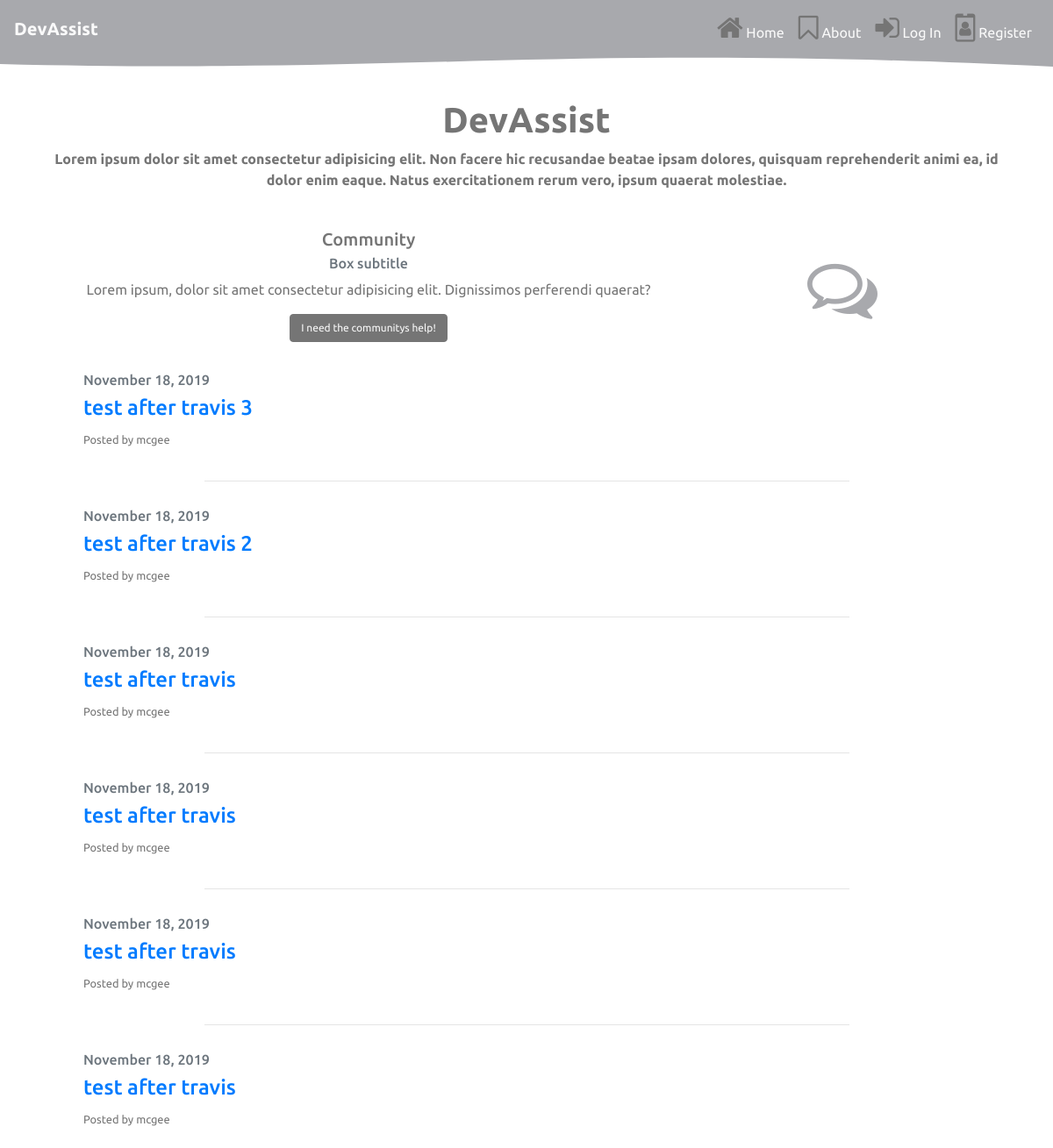
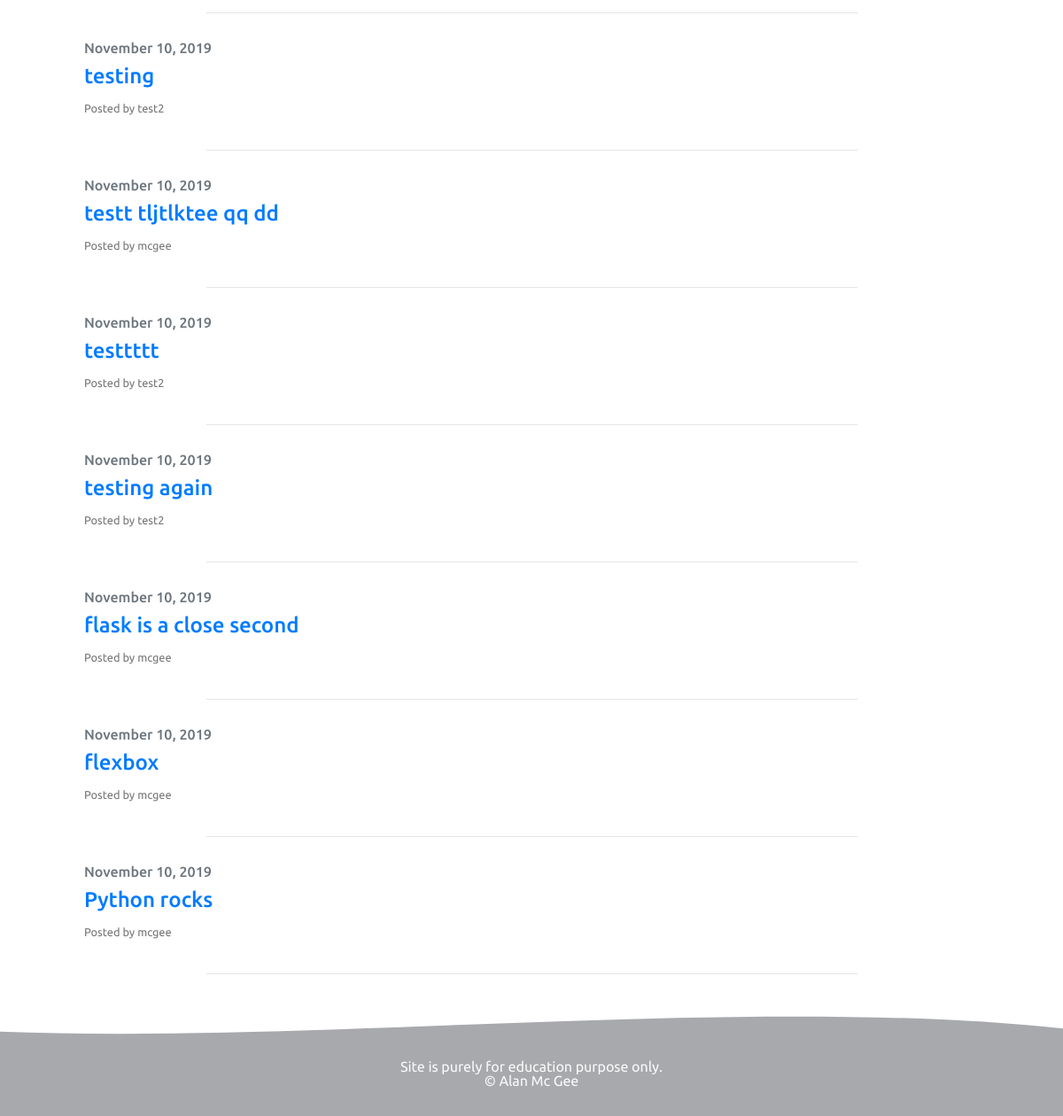
/community/, run on the app's committed database (2 pictures, top to bottom).
### forum/models.py (models this page shows, shortened)
class Post(models.Model):
    title = models.CharField(max_length=100)
    content = models.TextField()
    date_posted = models.DateTimeField(default=timezone.now)
    author = models.ForeignKey(User, on_delete=models.CASCADE, default=1) # cascade -  when user is deleted remove all posts
    class Meta:
        ordering = ("-date_posted", )

### forum/views.py (the view)
# urls.py: path('community/', include('forum.urls')),
def community(request):
    querys = Post.objects.all()
    context = {
        "posts": querys
    }
    return render(request, "forum/forum_list.html", context)

### forum/templates/forum/forum_list.html
{% extends "base.html" %}
{% block content %}
<div class="container">
  <div class="=row">
    <div class="col">
        <div class="container mt-2 mb-2">
            <div class="row">
                <div class="col-md-8 order-2 order-md-1">
                    <div class="card">
                        <div class="card-body">
                          <h5 class="card-title">Community</h5>
                          <h6 class="card-subtitle mb-2 text-muted">Box subtitle</h6>
                          <p class="card-text">Lorem ipsum, dolor sit amet consectetur adipisicing elit. Dignissimos perferendi quaerat?</p>
                          <a href="{% url 'post-create' %}" class="btn btn-info">I need the communitys help!</a>
                        </div>
                    </div>
                </div>
                <div class="col-md-4 order-1">
                    <div style="margin: auto; text-align: center; padding-top:3rem;">
                        <i class="fa fa-comments-o fa-5x" aria-hidden="true"></i>
                      </div>
                  </div>
              </div>
      {% for post in posts %}
    <div class="card " style="text-align: left;">
        <div class="card-body">
          <h6 class="card-subtitle mb-2 text-muted">{{ post.date_posted|date:"F d, Y" }}</h6>
          <h4><a href="{% url 'post-detail' post.pk %}">{{ post.title }}</a></h4>
          <small>Posted by {{ post.author}}</small>
        </div>
    </div>
    <hr>
  {% endfor %}
</div>
</div>
</div>
{% endblock%}

### static/css/main.css (style rules this page uses)
body { font-family: 'Ubuntu', sans-serif; color: #757575; }
.card { border: none; text-align: center; }
.fa { color: #a8a9ad; }
.btn-info { font-size: .75rem; background-color: #757575; color: #fafafa; border-color: #757575; }
hr { width: 70%; color: #757575; }

### data on the page
Post: date_posted "November 18, 2019", title "test after travis 3", author "mcgee"
Post: date_posted "November 18, 2019", title "test after travis 2", author "mcgee"
Post: date_posted "November 18, 2019", title "test after travis", author "mcgee"
Post: date_posted "November 18, 2019", title "test after travis", author "mcgee"
Post: date_posted "November 18, 2019", title "test after travis", author "mcgee"
Post: date_posted "November 18, 2019", title "test after travis", author "mcgee"
Post: date_posted "November 10, 2019", title "testing", author "test2"
Post: date_posted "November 10, 2019", title "testt tljtlktee qq dd", author "mcgee"
Post: date_posted "November 10, 2019", title "testtttt", author "test2"
Post: date_posted "November 10, 2019", title "testing again", author "test2"
Post: date_posted "November 10, 2019", title "flask is a close second", author "mcgee"
Post: date_posted "November 10, 2019", title "flexbox", author "mcgee"
Post: date_posted "November 10, 2019", title "Python rocks", author "mcgee"
